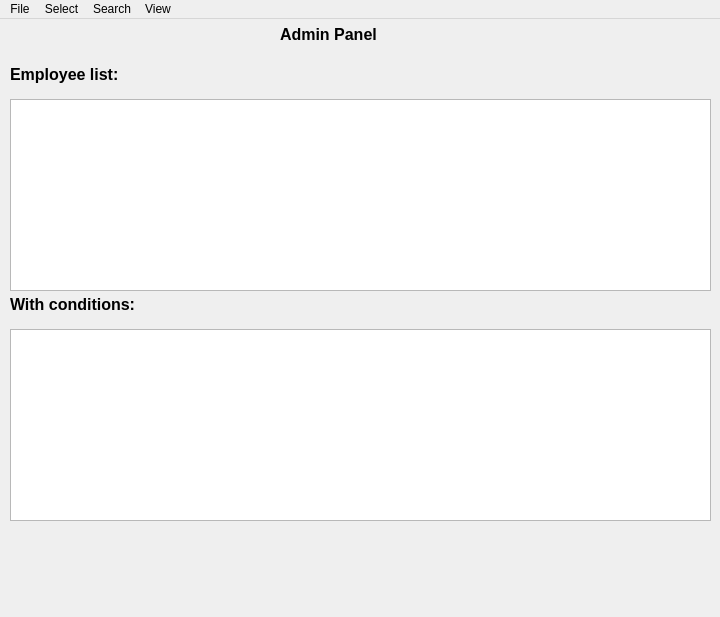
<?xml version="1.0" encoding="UTF-8"?>
<ui version="4.0">
 <class>MainPanel</class>
 <widget class="QMainWindow" name="MainPanel">
  <property name="geometry">
   <rect>
    <x>0</x>
    <y>0</y>
    <width>720</width>
    <height>617</height>
   </rect>
  </property>
  <property name="windowTitle">
   <string>MainWindow</string>
  </property>
  <widget class="QWidget" name="centralwidget">
   <property name="enabled">
    <bool>true</bool>
   </property>
   <widget class="QListWidget" name="listWidget">
    <property name="geometry">
     <rect>
      <x>10</x>
      <y>80</y>
      <width>701</width>
      <height>192</height>
     </rect>
    </property>
   </widget>
   <widget class="QLabel" name="label">
    <property name="geometry">
     <rect>
      <x>10</x>
      <y>40</y>
      <width>191</width>
      <height>31</height>
     </rect>
    </property>
    <property name="font">
     <font>
      <pointsize>12</pointsize>
      <weight>75</weight>
      <bold>true</bold>
     </font>
    </property>
    <property name="text">
     <string>Employee list:</string>
    </property>
   </widget>
   <widget class="QListWidget" name="listWidget_2">
    <property name="geometry">
     <rect>
      <x>10</x>
      <y>310</y>
      <width>701</width>
      <height>192</height>
     </rect>
    </property>
   </widget>
   <widget class="QLabel" name="label_2">
    <property name="geometry">
     <rect>
      <x>10</x>
      <y>270</y>
      <width>191</width>
      <height>31</height>
     </rect>
    </property>
    <property name="font">
     <font>
      <pointsize>12</pointsize>
      <weight>75</weight>
      <bold>true</bold>
     </font>
    </property>
    <property name="text">
     <string>With conditions:</string>
    </property>
   </widget>
   <widget class="QLabel" name="label_3">
    <property name="geometry">
     <rect>
      <x>280</x>
      <y>0</y>
      <width>161</width>
      <height>31</height>
     </rect>
    </property>
    <property name="font">
     <font>
      <pointsize>12</pointsize>
      <weight>75</weight>
      <bold>true</bold>
     </font>
    </property>
    <property name="text">
     <string>Admin Panel</string>
    </property>
   </widget>
  </widget>
  <widget class="QMenuBar" name="menubar">
   <property name="geometry">
    <rect>
     <x>0</x>
     <y>0</y>
     <width>720</width>
     <height>26</height>
    </rect>
   </property>
   <widget class="QMenu" name="menuFile">
    <property name="title">
     <string>File</string>
    </property>
    <addaction name="actionOpen"/>
    <addaction name="actionExit_File"/>
    <addaction name="separator"/>
    <addaction name="actionSave"/>
    <addaction name="actionSave_as"/>
    <addaction name="actionSave_and_Exit"/>
    <addaction name="separator"/>
    <addaction name="actionExit"/>
   </widget>
   <widget class="QMenu" name="menuSelect">
    <property name="title">
     <string>Select</string>
    </property>
    <addaction name="actionAdd"/>
    <addaction name="actionRemove"/>
    <addaction name="separator"/>
    <addaction name="actionSet_Salary"/>
    <addaction name="actionSet_Age"/>
    <addaction name="actionSet_Skills"/>
    <addaction name="separator"/>
    <addaction name="actionCopy_to_Clipboard"/>
   </widget>
   <widget class="QMenu" name="menuSerach">
    <property name="title">
     <string>Search</string>
    </property>
    <addaction name="actionWith_Salary"/>
    <addaction name="actionWith_Age"/>
    <addaction name="actionWith_Skills"/>
    <addaction name="separator"/>
    <addaction name="actionWith_Name"/>
   </widget>
   <widget class="QMenu" name="menuView">
    <property name="title">
     <string>View</string>
    </property>
    <addaction name="actionSort_by_Name"/>
    <addaction name="actionSort_by_Salary"/>
    <addaction name="actionSort_by_Age"/>
    <addaction name="actionSort_by_Skills"/>
    <addaction name="separator"/>
    <addaction name="actionreverse"/>
   </widget>
   <addaction name="menuFile"/>
   <addaction name="menuSelect"/>
   <addaction name="menuSerach"/>
   <addaction name="menuView"/>
  </widget>
  <action name="actionOpen">
   <property name="text">
    <string>Open</string>
   </property>
  </action>
  <action name="actionSave">
   <property name="text">
    <string>Save</string>
   </property>
  </action>
  <action name="actionExit">
   <property name="text">
    <string>Exit</string>
   </property>
  </action>
  <action name="actionSave_and_Exit">
   <property name="text">
    <string>Save and Exit</string>
   </property>
  </action>
  <action name="actionExit_File">
   <property name="text">
    <string>Exit File</string>
   </property>
  </action>
  <action name="actionAdd">
   <property name="text">
    <string>Add</string>
   </property>
  </action>
  <action name="actionRemove">
   <property name="text">
    <string>Remove</string>
   </property>
  </action>
  <action name="actionCopy_to_Clipboard">
   <property name="text">
    <string>Copy to Clipboard</string>
   </property>
  </action>
  <action name="actionWith_Salary">
   <property name="text">
    <string>With Salary</string>
   </property>
  </action>
  <action name="actionWith_Age">
   <property name="text">
    <string>With Age</string>
   </property>
  </action>
  <action name="actionWith_Skills">
   <property name="text">
    <string>With Skills</string>
   </property>
  </action>
  <action name="actionWith_Name">
   <property name="text">
    <string>With Name</string>
   </property>
  </action>
  <action name="actionSave_as">
   <property name="text">
    <string>Save as</string>
   </property>
  </action>
  <action name="actionSet_Salary">
   <property name="text">
    <string>Set Salary</string>
   </property>
  </action>
  <action name="actionSet_Age">
   <property name="text">
    <string>Set Age</string>
   </property>
  </action>
  <action name="actionSet_Skills">
   <property name="text">
    <string>Set Skills</string>
   </property>
  </action>
  <action name="actionSort_by_Name">
   <property name="text">
    <string>Sort by Name</string>
   </property>
  </action>
  <action name="actionSort_by_Age">
   <property name="text">
    <string>Sort by Age</string>
   </property>
  </action>
  <action name="actionSort_by_Salary">
   <property name="text">
    <string>Sort by Salary</string>
   </property>
  </action>
  <action name="actionSort_by_Skills">
   <property name="text">
    <string>Sort by Skills</string>
   </property>
  </action>
  <action name="actionreverse">
   <property name="text">
    <string>Reverse</string>
   </property>
  </action>
 </widget>
 <resources/>
 <connections/>
</ui>
